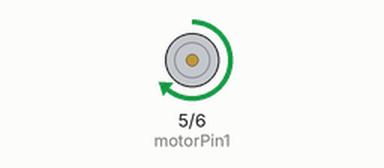
Recording of a sketch running on a simulated Arduino Uno, built with avr-gcc and run on an emulated ATmega328P. Shown: motor-driver pin pairs drawn as motors (green arrow = first pin HIGH = forward, orange = second pin HIGH = backward, longer = more drive).

Above: at 2.5 s.
At 8.0 s:
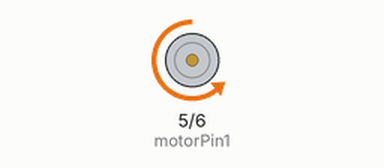
Timing chart, 0 to 15.6 s (numbered marks = the images above):
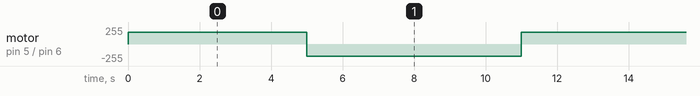

The sketch:

dinamokonveyer.ino
```cpp
int motorPin1 =  5;
int motorPin2 =  6;

void setup() {
  // put your setup code here, to run once:
Serial.begin(9600);
pinMode(motorPin1, OUTPUT);
pinMode(motorPin2, OUTPUT);

}

void loop() {

    //This code  will turn Motor A clockwise for 2 sec.
    analogWrite(motorPin1, 180);
    analogWrite(motorPin2, 0);
    //analogWrite(motorPin3, 180);
    //analogWrite(motorPin4, 0);
    delay(5000);
    //This code will turn Motor A counter-clockwise for 2 sec.
    analogWrite(motorPin1, 0);
    analogWrite(motorPin2, 180);
////    analogWrite(motorPin3, 0);
//    analogWrite(motorPin4, 180);
    delay(5000);

    //This code will turn Motor B clockwise for 2 sec.
    analogWrite(motorPin1, 0);
    analogWrite(motorPin2, 180);
    //analogWrite(motorPin3, 180);
    //analogWrite(motorPin4, 0);
    delay(1000);
    //This code will turn Motor B counter-clockwise for 2 sec.
    analogWrite(motorPin1, 180);
    analogWrite(motorPin2, 0);
   // analogWrite(motorPin3, 0);
    //analogWrite(motorPin4, 180);
    delay(1000);

    //And this code will stop motors
    analogWrite(motorPin1, 0);
    analogWrite(motorPin2, 0);
   // analogWrite(motorPin3, 0);
   // analogWrite(motorPin4, 0);
}
```

Measured:
- by itself, motor on pin 5 (motorPin1) / pin 6 (motorPin2): repeats every 12.0 s: backward 180/255 6.0 s, forward 180/255 6.0 s
